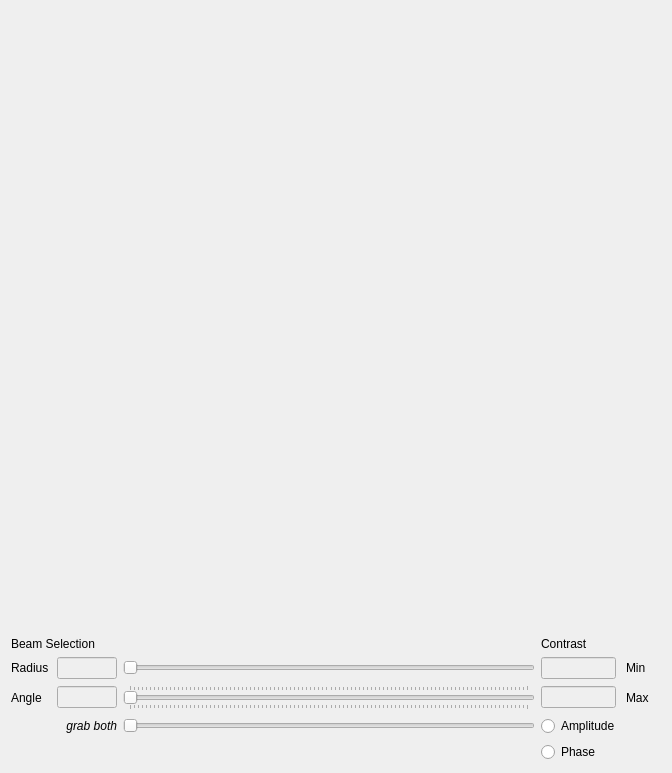
                  <widget class="QWidget" name="tab_data">
                   <attribute name="title">
                    <string>Data Browser</string>
                   </attribute>
                   <layout class="QVBoxLayout" name="verticalLayout_71">
                    <item>
                     <widget class="QLabel" name="lbl_image_output_2">
                      <property name="sizePolicy">
                       <sizepolicy hsizetype="Expanding" vsizetype="Expanding">
                        <horstretch>0</horstretch>
                        <verstretch>0</verstretch>
                       </sizepolicy>
                      </property>
                      <property name="minimumSize">
                       <size>
                        <width>650</width>
                        <height>620</height>
                       </size>
                      </property>
                      <property name="font">
                       <font>
                        <family>Roboto</family>
                        <pointsize>8</pointsize>
                       </font>
                      </property>
                      <property name="text">
                       <string/>
                      </property>
                      <property name="alignment">
                       <set>Qt::AlignCenter</set>
                      </property>
                     </widget>
                    </item>
                    <item>
                     <layout class="QGridLayout" name="gridLayout_7">
                      <item row="1" column="2">
                       <widget class="QSlider" name="slider_angmin_2">
                        <property name="enabled">
                         <bool>false</bool>
                        </property>
                        <property name="orientation">
                         <enum>Qt::Horizontal</enum>
                        </property>
                        <property name="tickPosition">
                         <enum>QSlider::NoTicks</enum>
                        </property>
                       </widget>
                      </item>
                      <item row="1" column="3">
                       <widget class="QLineEdit" name="lineEdit_contrast_outputMin_2">
                        <property name="enabled">
                         <bool>false</bool>
                        </property>
                        <property name="maximumSize">
                         <size>
                          <width>75</width>
                          <height>16777215</height>
                         </size>
                        </property>
                        <property name="maxLength">
                         <number>16</number>
                        </property>
                       </widget>
                      </item>
                      <item row="1" column="4">
                       <widget class="QLabel" name="label_74">
                        <property name="minimumSize">
                         <size>
                          <width>35</width>
                          <height>0</height>
                         </size>
                        </property>
                        <property name="text">
                         <string>Min</string>
                        </property>
                       </widget>
                      </item>
                      <item row="3" column="2">
                       <widget class="QSlider" name="slider_bothDetectors_2">
                        <property name="enabled">
                         <bool>false</bool>
                        </property>
                        <property name="orientation">
                         <enum>Qt::Horizontal</enum>
                        </property>
                        <property name="tickPosition">
                         <enum>QSlider::NoTicks</enum>
                        </property>
                       </widget>
                      </item>
                      <item row="1" column="1">
                       <widget class="QLineEdit" name="lineEdit_angmin_2">
                        <property name="enabled">
                         <bool>false</bool>
                        </property>
                        <property name="sizePolicy">
                         <sizepolicy hsizetype="Minimum" vsizetype="Fixed">
                          <horstretch>0</horstretch>
                          <verstretch>0</verstretch>
                         </sizepolicy>
                        </property>
                        <property name="minimumSize">
                         <size>
                          <width>50</width>
                          <height>0</height>
                         </size>
                        </property>
                        <property name="maximumSize">
                         <size>
                          <width>60</width>
                          <height>16777215</height>
                         </size>
                        </property>
                        <property name="maxLength">
                         <number>6</number>
                        </property>
                        <property name="alignment">
                         <set>Qt::AlignRight|Qt::AlignTrailing|Qt::AlignVCenter</set>
                        </property>
                       </widget>
                      </item>
                      <item row="1" column="0">
                       <widget class="QLabel" name="label_69">
                        <property name="minimumSize">
                         <size>
                          <width>40</width>
                          <height>0</height>
                         </size>
                        </property>
                        <property name="maximumSize">
                         <size>
                          <width>35</width>
                          <height>16777215</height>
                         </size>
                        </property>
                        <property name="text">
                         <string>Radius</string>
                        </property>
                       </widget>
                      </item>
                      <item row="3" column="0" colspan="2">
                       <widget class="QLabel" name="label_71">
                        <property name="font">
                         <font>
                          <family>Arial</family>
                          <italic>true</italic>
                         </font>
                        </property>
                        <property name="text">
                         <string>grab both</string>
                        </property>
                        <property name="alignment">
                         <set>Qt::AlignRight|Qt::AlignTrailing|Qt::AlignVCenter</set>
                        </property>
                       </widget>
                      </item>
                      <item row="0" column="0" colspan="2">
                       <widget class="QLabel" name="label_72">
                        <property name="text">
                         <string>Beam Selection</string>
                        </property>
                       </widget>
                      </item>
                      <item row="2" column="3">
                       <widget class="QLineEdit" name="lineEdit_contrast_outputMax_2">
                        <property name="enabled">
                         <bool>false</bool>
                        </property>
                        <property name="maximumSize">
                         <size>
                          <width>75</width>
                          <height>16777215</height>
                         </size>
                        </property>
                        <property name="maxLength">
                         <number>16</number>
                        </property>
                       </widget>
                      </item>
                      <item row="0" column="3">
                       <widget class="QLabel" name="label_70">
                        <property name="text">
                         <string>Contrast</string>
                        </property>
                       </widget>
                      </item>
                      <item row="2" column="2">
                       <widget class="QSlider" name="slider_angmax_2">
                        <property name="enabled">
                         <bool>false</bool>
                        </property>
                        <property name="orientation">
                         <enum>Qt::Horizontal</enum>
                        </property>
                        <property name="tickPosition">
                         <enum>QSlider::TicksBothSides</enum>
                        </property>
                        <property name="tickInterval">
                         <number>1</number>
                        </property>
                       </widget>
                      </item>
                      <item row="2" column="0">
                       <widget class="QLabel" name="label_73">
                        <property name="minimumSize">
                         <size>
                          <width>40</width>
                          <height>0</height>
                         </size>
                        </property>
                        <property name="maximumSize">
                         <size>
                          <width>35</width>
                          <height>16777215</height>
                         </size>
                        </property>
                        <property name="text">
                         <string>Angle</string>
                        </property>
                       </widget>
                      </item>
                      <item row="2" column="4">
                       <widget class="QLabel" name="label_68">
                        <property name="minimumSize">
                         <size>
                          <width>35</width>
                          <height>0</height>
                         </size>
                        </property>
                        <property name="text">
                         <string>Max</string>
                        </property>
                       </widget>
                      </item>
                      <item row="3" column="3">
                       <widget class="QRadioButton" name="radBtn_HRTEM_amp">
                        <property name="text">
                         <string>Amplitude</string>
                        </property>
                       </widget>
                      </item>
                      <item row="2" column="1">
                       <widget class="QLineEdit" name="lineEdit_angmax_2">
                        <property name="enabled">
                         <bool>false</bool>
                        </property>
                        <property name="sizePolicy">
                         <sizepolicy hsizetype="Minimum" vsizetype="Fixed">
                          <horstretch>0</horstretch>
                          <verstretch>0</verstretch>
                         </sizepolicy>
                        </property>
                        <property name="minimumSize">
                         <size>
                          <width>50</width>
                          <height>0</height>
                         </size>
                        </property>
                        <property name="maximumSize">
                         <size>
                          <width>60</width>
                          <height>16777215</height>
                         </size>
                        </property>
                        <property name="maxLength">
                         <number>6</number>
                        </property>
                        <property name="alignment">
                         <set>Qt::AlignRight|Qt::AlignTrailing|Qt::AlignVCenter</set>
                        </property>
                       </widget>
                      </item>
                      <item row="4" column="3">
                       <widget class="QRadioButton" name="radBtn_HRTEM_phase">
                        <property name="text">
                         <string>Phase</string>
                        </property>
                       </widget>
                      </item>
                     </layout>
                    </item>
                   </layout>
                  </widget>
